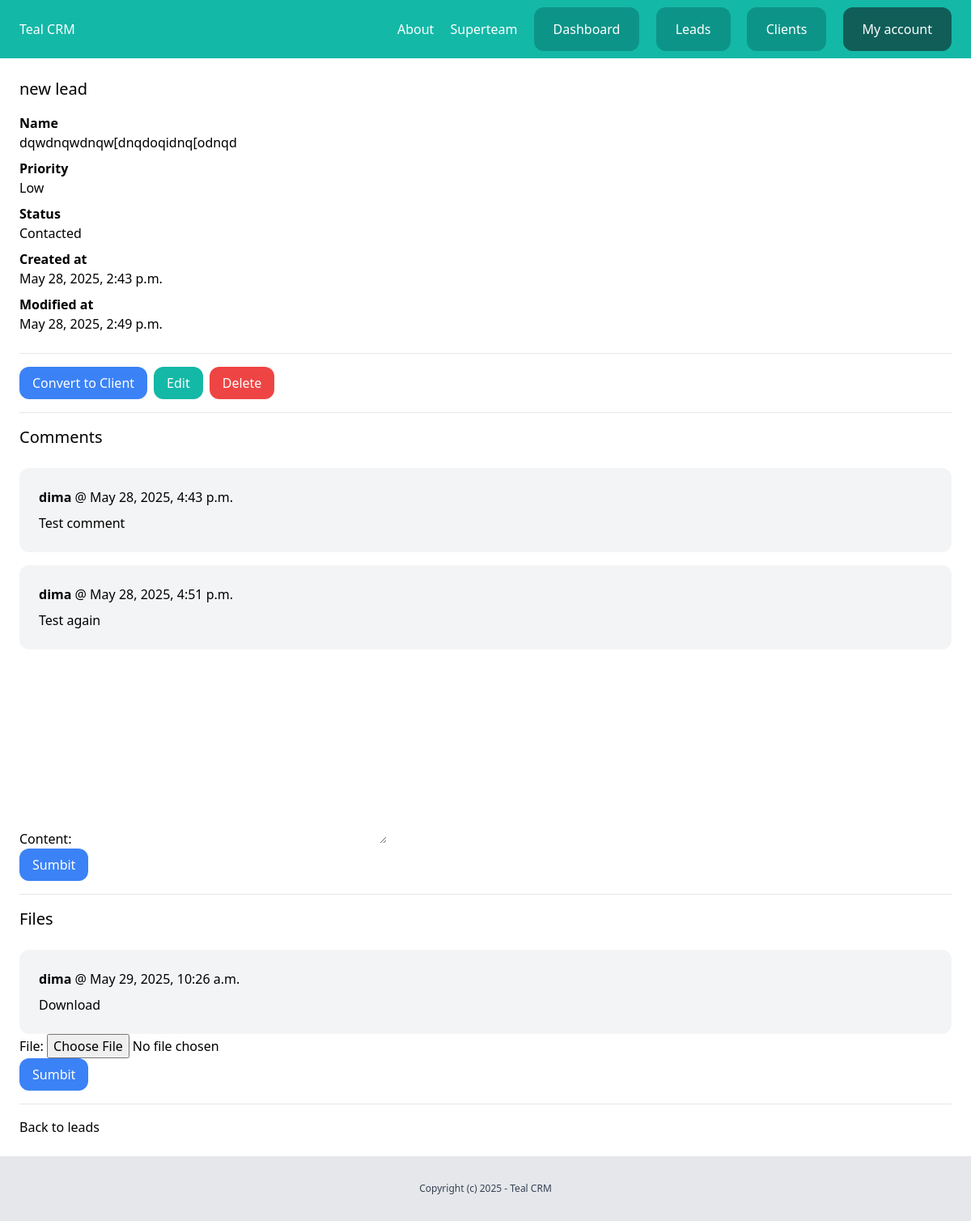
Page /dashboard/leads/5/ (signed in) on the committed database.
### team/models.py (models this page shows, shortened)
class Team(models.Model):
    plan = models.ForeignKey(Plan, related_name='teams', blank=True, null=True, on_delete=models.CASCADE)
    name = models.CharField(max_length=100)
    members = models.ManyToManyField(User, related_name='teams')
    created_by = models.ForeignKey(User, related_name='created_teams', on_delete=models.CASCADE)
    created_at = models.DateTimeField(auto_now_add=True)

### lead/models.py (models this page shows, shortened)
class Lead(models.Model):
    LOW = 'low'
    MEDIUM = 'medium'
    HIGH = 'high'
    CHOICES_PRIORITY = (
        (LOW, 'Low'),
        (MEDIUM, 'Medium'),
        (HIGH, 'High'),
    )
    NEW = 'new'
    CONTACTED = 'contacted'
    WON = 'won'
    LOST = 'lost'
    CHOICES_STATUS = (
        (NEW, 'New'),
        (CONTACTED, 'Contacted'),
        (WON, 'Won'),
        (LOST, 'Lost'),
    )
    team = models.ForeignKey(Team, related_name='leads', on_delete=models.CASCADE)
    name = models.CharField(max_length=255)
    email = models.EmailField()
    description = models.TextField(blank=True, null=True)
    priority = models.CharField(max_length=10, choices=CHOICES_PRIORITY, default=MEDIUM)
    status = models.CharField(max_length=10, choices=CHOICES_STATUS, default=NEW)
    converted_to_client = models.BooleanField(default=False)
    created_by = models.ForeignKey(User, related_name='leads', on_delete=models.CASCADE)
    created_at = models.DateTimeField(auto_now_add=True)
    modified_at = models.DateTimeField(auto_now=True)
    class Meta:
        ordering = ('name',)

class Comment(models.Model):
    team = models.ForeignKey(Team, related_name='lead_comments', on_delete=models.CASCADE)
    lead = models.ForeignKey(Lead, related_name='comments', on_delete=models.CASCADE)
    content = models.TextField(blank=True, null=True)
    created_by = models.ForeignKey(User, related_name='lead_comments', on_delete=models.CASCADE)
    created_at = models.DateTimeField(auto_now_add=True)

class LeadFile(models.Model):
    team = models.ForeignKey(Team, related_name='lead_files', on_delete=models.CASCADE)
    lead = models.ForeignKey(Lead, related_name='files', on_delete=models.CASCADE)
    file = models.FileField(upload_to='leadfiles')
    created_by = models.ForeignKey(User, related_name='lead_files', on_delete=models.CASCADE)
    created_at = models.DateTimeField(auto_now_add=True)

### lead/views.py (the view)
# urls.py: path('<int:pk>/', views.LeadDetailView.as_view(), name='detail'),
class LeadDetailView(LoginRequiredMixin, DetailView):
    model = Lead
    context_object_name = 'lead'
    template_name = 'lead/leads_detail.html'
    def get_context_data(self, **kwargs):
        context = super().get_context_data(**kwargs)
        context["form"] = AddCommentForm()
        context["fileform"] = AddFileForm()
        return context
    def get_queryset(self):
        queryset = super(LeadDetailView, self).get_queryset()
        return queryset.filter(created_by=self.request.user, pk=self.kwargs.get('pk'))

### lead/forms.py
class AddCommentForm(forms.ModelForm):
    class Meta:
        model = Comment
        fields = ('content', )

class AddFileForm(forms.ModelForm):
    class Meta:
        model = LeadFile
        fields = ('file', )

### team/context_processors.py (called while the page is built)
def active_team(request):
    if request.user.is_authenticated:
        if request.user.userprofile.active_team:
            active_team = request.user.userprofile.active_team
        else:
            active_team = Team.objects.filter(created_by=request.user)[0]
    else:
        active_team = None
    return {'team': active_team}

### lead/templates/lead/leads_detail.html (shortened to what this page needs)
{% extends "core/base.html" %}
{% block content %}
    <div class="py-6 px-6">
        <h1 class="mb-4 text-xl">{{ lead.name }}</h1>
        {% if lead.description %}
            <p class="font-semibold">Name</p>
            <p class="mb-2">{{ lead.description }}</p>
        {% endif %}
        <p class="font-semibold">Priority</p>
        <p class="mb-2">{{ lead.get_priority_display }}</p>
        <p class="font-semibold">Status</p>
        <p class="mb-2">{{ lead.get_status_display }}</p>
        <p class="font-semibold">Created at</p>
        <p class="mb-2">{{ lead.created_at }}</p>
        <p class="font-semibold">Modified at</p>
        <p class="mb-6">{{ lead.modified_at }}</p>
        <hr class="my-4">
        <div class="flex items-center mt-4">
            <form id="convert_form_{{ lead.id }}" action="{% url 'leads:convert' lead.id %}" method="POST" class="inline mr-2">
                <button type="submit" class="py-2 px-4 rounded-xl bg-blue-500 text-white">Convert to Client</button>
            </form>
            <a href="{% url 'leads:edit' lead.id %}" class="py-2 px-4 rounded-xl bg-teal-500 text-white mr-2">Edit</a>
            <form id="lead_delete_form" action="{% url 'leads:delete' lead.pk %}" method="POST" class="inline">
                <button type="submit" class="py-2 px-4 rounded-xl bg-red-500 text-white">Delete</button>
            </form>
        </div>
        <hr class="my-4">
        <h2 class="mb-6 text-xl">Comments</h2>
        <div class="space-y-4">
            {% for comment in lead.comments.all %}
                <div class="bg-gray-100 py-6 px-6 rounded-xl">
                    <p class="mb-2"><strong>{{ comment.created_by }}</strong> @ {{ comment.created_at }}</p>
                    {{ comment.content }}
                </div>
            {% endfor %}
        </div>
        <form action="{% url 'leads:comment' lead.id %}" method="POST">
            {{ form.as_p}}
            <button class="py-2 px-4 rounded-xl bg-blue-500 text-white">Sumbit</button>
        </form>
        <hr class="my-4">
        <h2 class="mb-6 text-xl">Files</h2>
        <div class="space-y-4">
            {% for file in lead.files.all %}
                <div class="bg-gray-100 py-6 px-6 rounded-xl">
                    <p class="mb-2"><strong>{{ file.created_by }}</strong> @ {{ file.created_at }}</p>
                    <a href="{{ file.file.url }}">Download</a>
                </div>
            {% endfor %}
        </div>
        <form action="{% url 'leads:file' lead.id %}" method="POST" enctype="multipart/form-data">
            {{ fileform.as_p}}
            <button class="py-2 px-4 rounded-xl bg-blue-500 text-white">Sumbit</button>
        </form>
        <hr class="my-4">
        <a href="{% url 'leads:list' %}">Back to leads</a>
    </div>
{% endblock %}

### core/templates/core/base.html (shortened to what this page needs)
{% load static %}
<!doctype html>
<html>
  <head>
    <link rel="stylesheet" href="{% static "main.min.css" %}">
  </head>
  <body>
    <div>
      {% include "core/partials/nav.html" %}
        {% block content %}
        {% endblock %}
        {% include "core/partials/footer.html" %}
    </div>
  </body>
</html>

### core/templates/core/partials/nav.html
<nav class="py-6 px-6 flex justify-between bg-teal-500">
            <a href="/" class="text-white">Teal CRM</a>
            <div class="space-x-4">
            	<a href="{% url 'about' %}" class="text-white">About</a>
                {% if request.user.is_authenticated %}
                    <a href="{% url 'team:detail' team.id %}" class="text-white">{{ team.name }}</a>
                    <a href="{% url 'dashboard:index' %}" class="py-4 px-6 bg-teal-600 rounded-xl text-white">Dashboard</a>
                    <a href="{% url 'leads:list' %}" class="py-4 px-6 bg-teal-600 rounded-xl text-white">Leads</a>
                    <a href="{% url 'clients:list' %}" class="py-4 px-6 bg-teal-600 rounded-xl text-white">Clients</a>
                    <a href="{% url 'user_profile:myaccount' %}" class="py-4 px-6 bg-teal-800 rounded-xl text-white">My account</a>
                {% else %}
                    <a href="{% url 'login' %}" class="py-4 px-6 bg-teal-600 rounded-xl text-white">Log in</a>
                    <a href="{% url 'user_profile:signup' %}" class="py-4 px-6 bg-teal-300 rounded-xl text-white">Sign up</a>
                {% endif %}
            </div>
        </nav>

### core/templates/core/partials/footer.html
        <footer class="py-8 text-center bg-gray-200">
            <p class="text-xs text-gray-700">Copyright (c) 2025 - Teal CRM</p>
        </footer>

### rows in the picture
Team: name "Superteam"
Lead: name "new lead", description "dqwdnqwdnqw[dnqdoqidnq[odnqd", priority "Low", status "Contacted", created_at "May 28, 2025, 2:43 p.m.", modified_at "May 28, 2025, 2:49 p.m."
Comment: created_by "dima", created_at "May 28, 2025, 4:43 p.m.", content "Test comment"
Comment: created_by "dima", created_at "May 28, 2025, 4:51 p.m.", content "Test again"
LeadFile: created_by "dima", created_at "May 29, 2025, 10:26 a.m."
